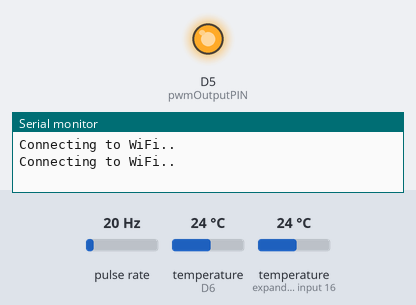
Recording of a sketch running on a simulated ESP8266 (NodeMCU). On the bench: output pins drawn as LEDs (lit = HIGH), the last lines printed to the serial monitor. Wiring (inferred from the names in the program): pulse sensor: data D1. Inputs (shaded band) come from the test bench; at power-on: temperature (sensors on D6, expander input 16) 24 °C, pulse rate 20 Hz. WiFi joins after 1.5 s; servers stay silent unless stated; storage starts empty.

Above: at 3.2 s.
3.3 s: temperature (sensor on D6) set to 28 °C
At 13.7 s:
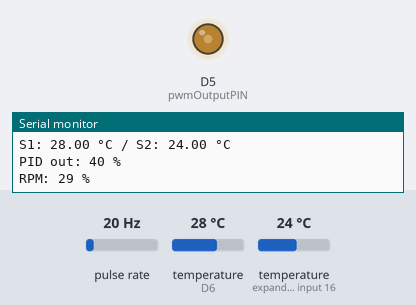
14.3 s: temperature (sensor on D6) set to 12 °C
At 23.6 s:
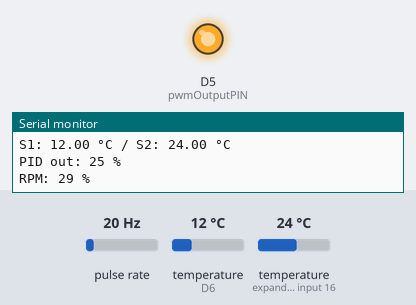
Timing chart, 0 to 25.1 s (numbered marks = the images above; inputs shaded):
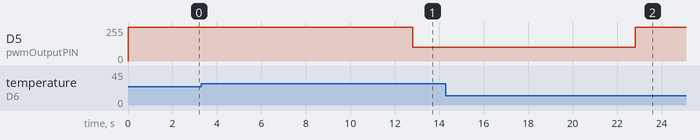

The sketch:

PWM_FAN.ino
```cpp
// Temperature sensor
#include <OneWire.h>
#include <DallasTemperature.h>
#include <SimpleTimer.h>
#include <PID_v1.h>

// Webserver
#include <Arduino.h>
#include <ESP8266WiFi.h>
#include <Hash.h>
#include <ESPAsyncTCP.h>
#include <ESPAsyncWebServer.h>
#include <FS.h>

// FAN
#define tachInputPIN 5  //D1
#define pwmOutputPIN 14 //D5
#define RPMMax 2000
#define RPM_UPDATE 2500

const long minTemp = 20;
const long maxTemp = 45;

unsigned long TimeStamp=0;
volatile unsigned int NumberOfPulses;
int LastReading, rpm, rpm_percent;

// GPIO where the DS18B20 is connected to
#define ONE_WIRE_BUS D6
DeviceAddress DS18B20;
bool debug = 0;
int deviceCount = 0;

float usedTemp, sensor1Temp, sensor2Temp;
int fanSpeedPercent;

double PID_SP, PID_In, PID_Out;
PID myPID(&PID_In, &PID_Out, &PID_SP,2,5,1, REVERSE);

// Setup a oneWire instance to communicate with any OneWire devices
OneWire oneWire(ONE_WIRE_BUS);

// Pass our oneWire reference to Dallas Temperature sensor
DallasTemperature sensors(&oneWire);

SimpleTimer timer;

// Replace with your network credentials
const char* ssid = "xxxxx";
const char* password = "xxxxxx";

// Create AsyncWebServer object on port 80
AsyncWebServer server(80);

//Sensor 1 : 0x28, 0xAC, 0x40, 0xF1, 0x16, 0x13, 0x01, 0x54
//Sensor 2 : 0x28, 0x64, 0x58, 0xBA, 0x16, 0x13, 0x01, 0x5C

DeviceAddress  sensor1 = { 0x28, 0xAC, 0x40, 0xF1, 0x16, 0x13, 0x01, 0x54 };
DeviceAddress  sensor2 = { 0x28, 0x64, 0x58, 0xBA, 0x16, 0x13, 0x01, 0x5C };

void ICACHE_RAM_ATTR PulseCount();

void setup() {
  // Start the Serial Monitor
  Serial.begin(115200);

  // Start the DS18B20 sensors
  sensors.begin();

  // Enable debug to find the DS18B20 addresses in the console
  debug = 0;
  if (debug == true) {
    deviceCount = sensors.getDeviceCount();
    for (int i = 0;  i < deviceCount;  i++)
    {
      Serial.print("Sensor ");
      Serial.print(i+1);
      Serial.print(" : ");
      sensors.getAddress(DS18B20, i);
      printAddress(DS18B20);
    }
  }

  // Change the sensors resolution
  sensors.setResolution(sensor1, 12);
  sensors.setResolution(sensor2, 12);
  sensors.setWaitForConversion(true);

  // Configure input pin to read tach value
  pinMode(tachInputPIN, INPUT_PULLUP);
  attachInterrupt(digitalPinToInterrupt(tachInputPIN),PulseCount,FALLING);

  // Configure output pin to send fan PWM
  pinMode(pwmOutputPIN, OUTPUT);
  analogWriteRange(100);          // to have a range 1 - 100 for the fan
  analogWriteFreq(25000);         // Noctua Fan PWM --> check Noctua White paper if needed
  analogWrite(pwmOutputPIN, 100); // SET Output to 100% to be sure that fans are running while connecting to WI-FI

  // Set default value for PID
  usedTemp = 0;
  PID_In = 40;
  PID_SP = 40;
  PID_Out = 200;            // 80% speed on startup
  myPID.SetMode(AUTOMATIC);

  // Initialize SPIFFS
  if(!SPIFFS.begin()){
    Serial.println("An Error has occurred while mounting SPIFFS");
    return;
  }
  // Connect to Wi-Fi
  WiFi.begin(ssid, password);
  while (WiFi.status() != WL_CONNECTED) {
    delay(1000);
    Serial.println("Connecting to WiFi..");
  }

  // Route for root / web page
  server.on("/", HTTP_GET, [](AsyncWebServerRequest *request){
    request->send(SPIFFS, "/index.html");
  });
  server.on("/favicon.ico", HTTP_GET, [](AsyncWebServerRequest *request){
    request->send(SPIFFS, "/favicon.ico", "image/png");
  });
  server.on("/temperature", HTTP_GET, [](AsyncWebServerRequest *request){
    request->send_P(200, "text/plain", String(usedTemp).c_str());
  });
  server.on("/fanSP", HTTP_GET, [](AsyncWebServerRequest *request){
    request->send_P(200, "text/plain", String(fanSpeedPercent).c_str());
  });
  server.on("/fanPV", HTTP_GET, [](AsyncWebServerRequest *request){
    request->send_P(200, "text/plain", String(rpm_percent).c_str());
  });

  // Start server
  server.begin();

  // Start Evaluation timer
  timer.setInterval(10000, evaluate);
}

void loop() {

  // Handle PWM reading --> read RPM data from Fans
  if(millis()-TimeStamp>RPM_UPDATE)
  {
    detachInterrupt(digitalPinToInterrupt(tachInputPIN));                                      // Detach interrupt while we are calculating
    if(NumberOfPulses<3)NumberOfPulses=0;                                                      // Prevent stopped fans

    rpm = (int)((double)(NumberOfPulses+LastReading)/2*30000.00/(double)(millis()-TimeStamp)); // Average RPM value * 30000 (--> 1000ms * 60sec / 2 (hall sensors twice per revolution)) / by difference time between two readings
    rpm_percent = rpm *100 / RPMMax;                                                           // RPMMax can be different based on the fan used

    LastReading=NumberOfPulses;
    NumberOfPulses=0;

    attachInterrupt(digitalPinToInterrupt(tachInputPIN),PulseCount,FALLING);
    TimeStamp=millis();
  }

  // Deal with overflow
  if(millis()<TimeStamp)TimeStamp=millis();

  timer.run();
}

void evaluate() {
  readSensorTemp();
  writeFanSpeed();
  Serial.print("RPM: ");
  Serial.print(rpm_percent);
  Serial.println(" %");
}

void readSensorTemp() {
  sensors.requestTemperatures();              // Send the command to get temperatures
  sensor1Temp = sensors.getTempC(sensor1);    // Read sensor 1
  sensor2Temp = sensors.getTempC(sensor2);    // Read sensor 2
  Serial.print("S1: ");
  Serial.print(sensor1Temp);
  Serial.print(" °C / S2: ");
  Serial.print(sensor2Temp);
  Serial.println(" °C");
}

void writeFanSpeed () {

  // Take sensor 1 as default, backup on sensor 2 if 1 is failing
  if(sensor1Temp >= minTemp || sensor1Temp <= maxTemp) {
    usedTemp = sensor1Temp;
  }
  else {
    usedTemp = sensor2Temp;
  }

  // PID
  PID_In = usedTemp;                                // take temperature as Process Value (PV)
  myPID.Compute();                                  // Compute based on parmeter and Setpoint (SP)
  fanSpeedPercent = map(PID_Out, 0, 255, 25, 100);  // Map the Control Value (CV) to get a % 0 - 100
  Serial.print("PID out: ");
  Serial.print(fanSpeedPercent);
  Serial.println(" %");

  // Safety check here
  if (usedTemp <= minTemp || usedTemp >= maxTemp) { // if all sensors fails --> go to 100 % PWM
    fanSpeedPercent = 100;
  }
  analogWrite(pwmOutputPIN, fanSpeedPercent);       // Write fan speed
}

void printAddress(DeviceAddress deviceAddress)
{
  for (uint8_t i = 0; i < 8; i++)
  {
    Serial.print("0x");
    if (deviceAddress[i] < 0x10) Serial.print("0");
    Serial.print(deviceAddress[i], HEX);
    if (i < 7) Serial.print(", ");
  }
  Serial.println("");
}

void ICACHE_RAM_ATTR PulseCount()
{
  NumberOfPulses++; // Just increment count
  return;
}
```

Measured:
- after the input at 3.3 s, D5 (pwmOutputPIN): 255/255 → 102/255 after 9.5 s
- after the input at 14.3 s, D5 (pwmOutputPIN): 102/255 → 255/255 after 8.5 s
